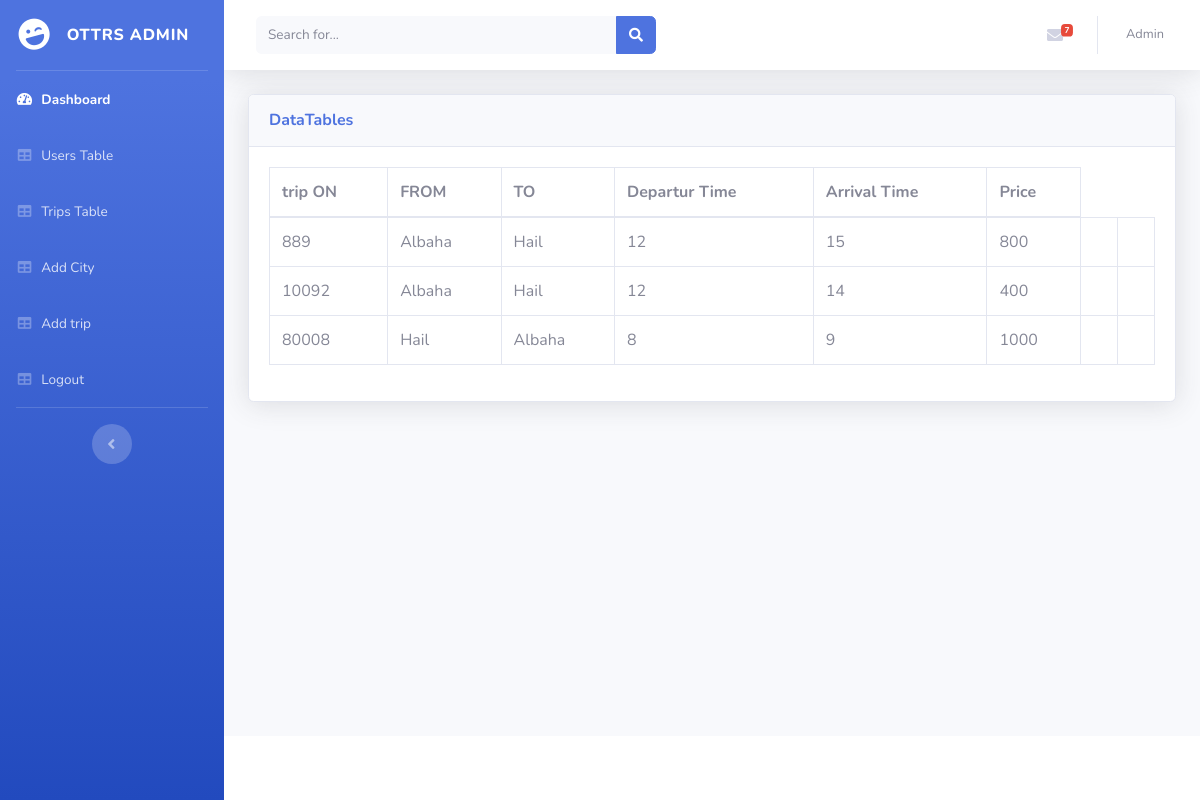
The app's page /admin/tripstable.php with its own data.
### tables this page shows
CREATE TABLE `trip` (
  `city_id` int(11) NOT NULL,
  `tripon` int(20) NOT NULL,
  `DeparturTime` varchar(80) NOT NULL,
  `ArrivalTime` varchar(80) NOT NULL,
  `city_to` int(11) NOT NULL,
  `OperationsDays` varchar(90) NOT NULL,
  `price` varchar(50) NOT NULL,
  `date_trav` varchar(100) NOT NULL
);

CREATE TABLE `city` (
  `id` int(11) NOT NULL,
  `city_name` varchar(250) NOT NULL,
  `spath` text NOT NULL
);

### admin/tripstable.php (the view, shortened to what this page needs)
<?php
require "../conne.php";
?>
<!DOCTYPE html>
<html lang="en">
<head>
  <link href="vendor/fontawesome-free/css/all.min.css" rel="stylesheet" type="text/css">
  <link href="css/sb-admin-2.min.css" rel="stylesheet">
</head>
<body id="page-top">
  <div id="wrapper">
    <ul class="navbar-nav bg-gradient-primary sidebar sidebar-dark accordion" id="accordionSidebar">
      <a class="sidebar-brand d-flex align-items-center justify-content-center" href="dashboard.html">
        <div class="sidebar-brand-icon rotate-n-15">
          <i class="fas fa-laugh-wink"></i>
        </div>
        <div class="sidebar-brand-text mx-3">OTTRS Admin <sup></sup></div>
      </a>
      <hr class="sidebar-divider my-0">
      <li class="nav-item active">
        <a class="nav-link" href="dashboard.php">
          <i class="fas fa-fw fa-tachometer-alt"></i>
          <span>Dashboard</span></a>
      </li>
      <li class="nav-item">
        <a class="nav-link" href="userstable.php">
          <i class="fas fa-fw fa-table"></i>
          <span>Users Table</span></a>
      </li>
      <li class="nav-item">
        <a class="nav-link" href="tripstable.php">
          <i class="fas fa-fw fa-table"></i>
          <span>Trips Table</span></a>
      </li>
      <li class="nav-item">
        <a class="nav-link" href="addCity.php">
          <i class="fas fa-fw fa-table"></i>
          <span>Add City</span></a>
      </li>
      <li class="nav-item">
        <a class="nav-link" href="addTrip.php">
          <i class="fas fa-fw fa-table"></i>
          <span>Add trip</span></a>
      </li>
      <li class="nav-item">
        <a class="nav-link" href="logout.php">
          <i class="fas fa-fw fa-table"></i>
          <span>Logout</span></a>
      </li>
      <hr class="sidebar-divider d-none d-md-block">
      <div class="text-center d-none d-md-inline">
        <button class="rounded-circle border-0" id="sidebarToggle"></button>
      </div>
    </ul>
    <div id="content-wrapper" class="d-flex flex-column">
      <div id="content">
        <nav class="navbar navbar-expand navbar-light bg-white topbar mb-4 static-top shadow">
          <form class="d-none d-sm-inline-block form-inline mr-auto ml-md-3 my-2 my-md-0 mw-100 navbar-search">
            <div class="input-group">
              <input type="text" class="form-control bg-light border-0 small" placeholder="Search for..." aria-label="Search" aria-describedby="basic-addon2">
              <div class="input-group-append">
                <button class="btn btn-primary" type="button">
                  <i class="fas fa-search fa-sm"></i>
                </button>
              </div>
            </div>
          </form>
          <ul class="navbar-nav ml-auto">
            <li class="nav-item dropdown no-arrow d-sm-none">
            <li class="nav-item dropdown no-arrow mx-1">
              <a class="nav-link dropdown-toggle" href="#" id="messagesDropdown" role="button" data-toggle="dropdown" aria-haspopup="true" aria-expanded="false">
                <i class="fas fa-envelope fa-fw"></i>
                <span class="badge badge-danger badge-counter">7</span>
              </a>
            </li>
            <li class="nav-item dropdown no-arrow">
              <a class="nav-link dropdown-toggle" href="#" id="userDropdown" role="button" data-toggle="dropdown" aria-haspopup="true" aria-expanded="false">
                <span class="mr-2 d-none d-lg-inline text-gray-600 small">Admin </span>
              </a>
            </li>
          </ul>
        </nav>
        <div class="container-fluid">
          <div class="card shadow mb-4">
            <div class="card-header py-3">
              <h6 class="m-0 font-weight-bold text-primary">DataTables </h6>
            </div>
            <div class="card-body">
              <div class="table-responsive">
                <table class="table table-bordered" id="dataTable" width="100%" cellspacing="0">
                  <thead>
                    <tr>
                      <th>trip ON</th>
                      <th>FROM</th>
                      <th>TO</th>
                      <th>Departur Time </th>
                      <th>Arrival Time  </th>
                      <th>Price</th>
                    </tr>
                  </thead>
                  <tbody>
                    <?php
                    $sql="SELECT * FROM trip LEFT JOIN city ON trip.city_id=city.id";
                    $res=mysqli_query($mycon,$sql);
                    if(mysqli_num_rows($res)>0){
                      while ($rows=mysqli_fetch_array($res)) {
                        echo '
                        <tr>
                        <td>'.$rows['tripon'].'</td>
                        <td>'.$rows['city_name'].'</td>';
                        $sql_cy="SELECT * FROM city WHERE id='$rows[city_to]'";
                        $reso=mysqli_query($mycon,$sql_cy);
                        $cityTo='';
                        while ($rowi=mysqli_fetch_array($reso)) {
                          $cityTo=$rowi['city_name'];
                        }
                      echo '  <td>'.$cityTo.'</td>
                      <td>'.$rows['DeparturTime'].'</td>
                        <td>'.$rows['ArrivalTime'].'</td>
                        <td>'.$rows['price'].'</td>
                        <td></td>
                        <td></td>
                        </tr>
                        ';
                      }
                    }
                    ?>
                  </tbody>
                </table>
              </div>
            </div>
          </div>
        </div>
      </div>
      <footer class="sticky-footer bg-white">
      </footer>
    </div>
  </div>
</body>
</html>

### records on screen
trip: tripon "889", city.city_name "Albaha", city.city_name "Hail", DeparturTime "12", ArrivalTime "15", price "800"
trip: tripon "10092", city.city_name "Albaha", city.city_name "Hail", DeparturTime "12", ArrivalTime "14", price "400"
trip: tripon "80008", city.city_name "Hail", city.city_name "Albaha", DeparturTime "8", ArrivalTime "9", price "1000"
